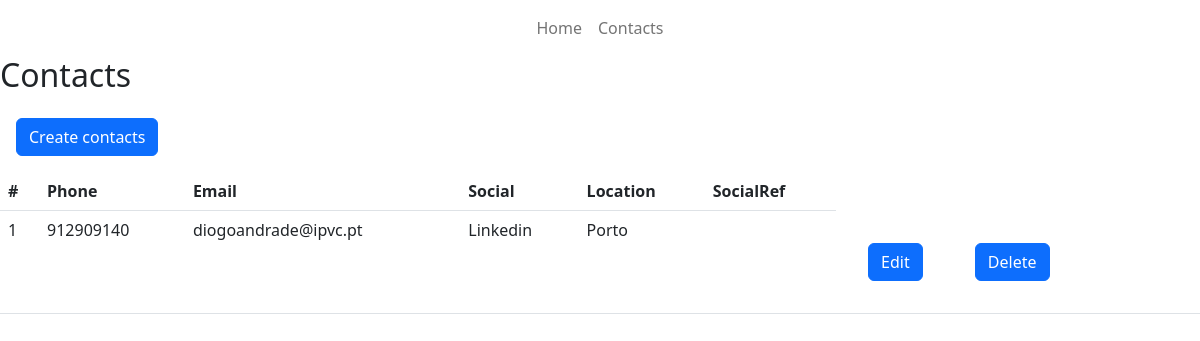
/CMS/pages/contacts/read.php, run on the app's committed database.
### tables this page shows
CREATE TABLE `contacts` (
  `id` int(11) NOT NULL,
  `phone` varchar(100) NOT NULL,
  `email` varchar(100) NOT NULL,
  `social` varchar(100) NOT NULL,
  `location` varchar(100) NOT NULL,
  `socialref` varchar(600) NOT NULL
);

### CMS/pages/contacts/read.php (the view, shortened to what this page needs)
<?php
$pdo = pdo_connect_mysql();
$page = isset($_GET['page']) && is_numeric($_GET['page']) ? (int)$_GET['page'] : 1;
$records_per_page = 20;
$stmt = $pdo->prepare('SELECT * FROM contacts ORDER BY id LIMIT :current_page, :record_per_page');
$stmt->bindValue(':current_page', ($page-1)*$records_per_page, PDO::PARAM_INT);
$stmt->bindValue(':record_per_page', $records_per_page, PDO::PARAM_INT);
$stmt->execute();
$contacts = $stmt->fetchAll(PDO::FETCH_ASSOC);
?>
<div class="content read">
<?php
if ($_SESSION["role"] == 1) {
    require_once "../../navbars/navbaradmin.php";
  } else {
    require_once "../../navbars/navbaruser.php";
  }
?>
	<h2>Contacts</h2>
    <button onclick="window.location.href='./create.php'" class="create-contact btn btn-primary m-3">Create contacts</button>
	<table class="table">
        <thead>
            <tr>
                <th>#</th>
                <th>Phone</th>
                <th>Email</th>
                <th>Social</th>
                <th>Location</th>
                <th>SocialRef</th>
            </tr>
        </thead>
        <tbody>
            <?php foreach ($contacts as $contact): ?>
            <tr>
                <td><?=$contact['id']?></td>
                <td><?=$contact['phone']?></td>
                <td><?=$contact['email']?></td>
                <td><?=$contact['social']?></td>
                <td><?=$contact['location']?></td>
                <td><?=$contact['socialref']?></td>
                <td class="actions">
                <?php echo "<a href=\"update.php?id={$contact['id']}\" class=\"edit\"><button type='button' class='btn btn-primary m-4'>Edit</button></a>"?>
                <?php echo "<a href=\"delete.php?id={$contact['id']}\" class=\"trash\"><button type='button' class='btn btn-primary m-4'>Delete</button> </a>"?>
                </td>
            </tr>
            <?php endforeach; ?>
        </tbody>
    </table>
</div>

### data on the page
contacts: id "1", phone "912909140", email "diogoandrade@ipvc.pt", social "Linkedin", location "Porto"
